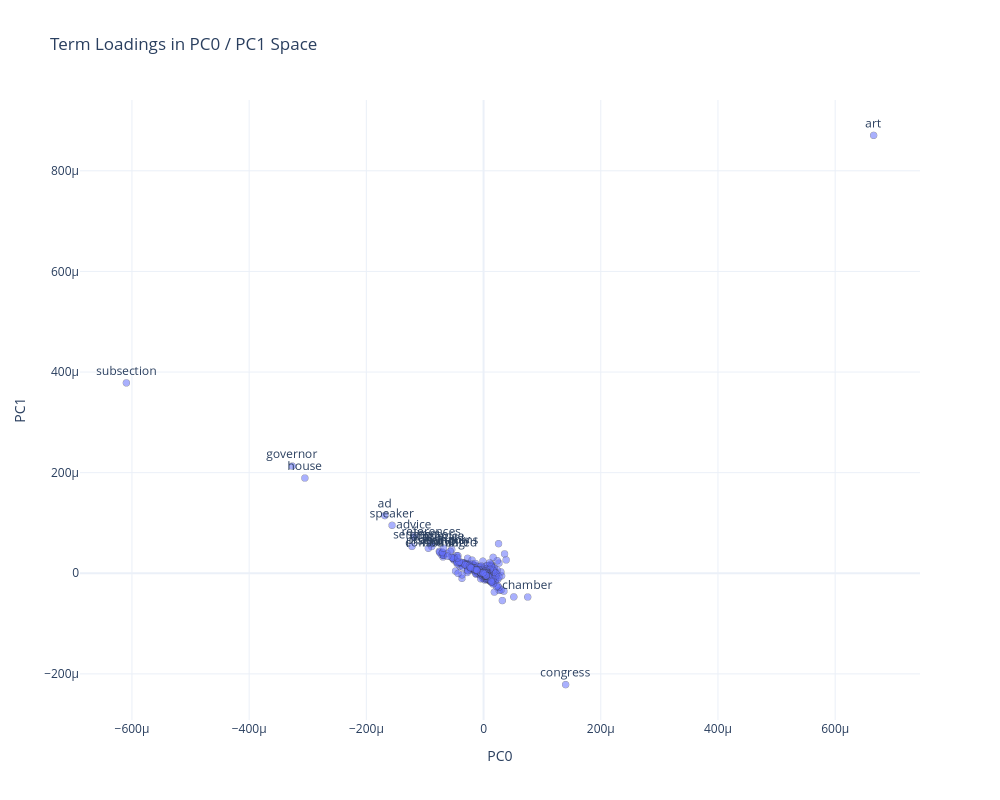

The notebook cell this image was saved under:
### Code cell
vis_loadings(0, 1).show()

### Figure 1 — Plotly figure (JSON) as saved in the notebook; plotly's stock layout.template omitted (floating-point values rounded to 4 significant figures; data arrays with more than 128 entries replaced by an {"elided": "..."} marker saying what was removed)
{"data": [{"hovertemplate": "<b>%{hovertext}</b><br><br>PC0=%{x}<br>PC1=%{y}<br>label=%{text}<extra></extra>", "hovertext": {"elided": "2411 str values"}, "legendgroup": "", "marker": {"color": "#636efa", "line": {"color": "#333333", "width": 0.4}, "opacity": 0.55, "size": 7, "symbol": "circle"}, "mode": "markers+text", "name": "", "showlegend": false, "text": {"elided": "2411 str values"}, "textposition": "top center", "type": "scattergl", "x": {"elided": "2411 float values"}, "xaxis": "x", "y": {"elided": "2411 float values"}, "yaxis": "y"}], "layout": {"height": 800, "legend": {"tracegroupgap": 0}, "title": {"text": "Term Loadings in PC0 / PC1 Space"}, "width": 1000, "xaxis": {"anchor": "y", "domain": [0, 1], "title": {"text": "PC0"}}, "yaxis": {"anchor": "x", "domain": [0, 1], "title": {"text": "PC1"}}}}
